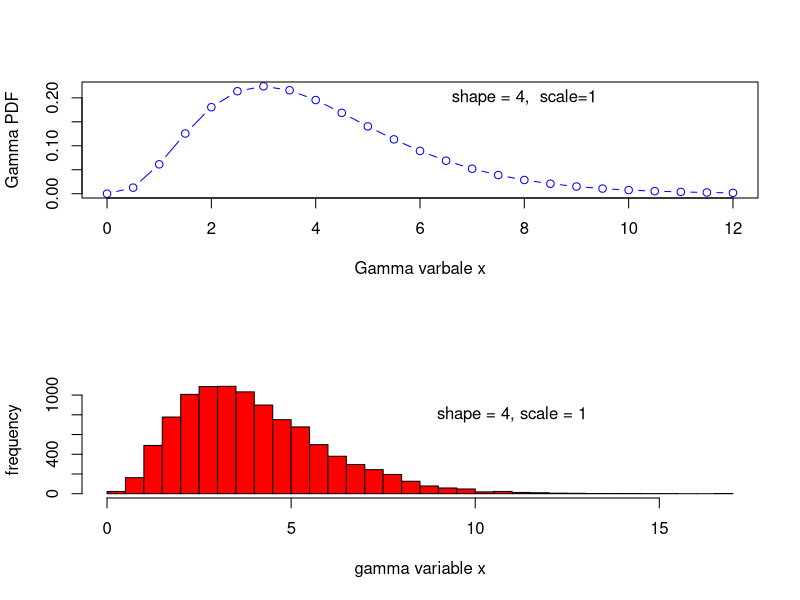

Generate this figure with R:
##### Using R library functions for Gamma distribution
## Probability density for a given x, from a distribution with shape and scale values:
prob_dens = dgamma(x=6, shape=4, scale=1)
prob_dens = format(prob_dens, digits=4)
print(paste("Gamma probability density for x=6, scale=4, shape=1 is = ", prob_dens))

## Cumulative probability upto x=6 for a gamma pdf with the given scale and shape values.
cum_prob = pgamma(q=6, shape=4, scale=1)  ## function uses 'q' for x value
cum_prob = format(cum_prob, digits=4)
print(paste("gamma cumulative probability upto x=6 for scale=4, shape=1 is  =  ", cum_prob))

## The value of variable x upto which the cumulative probability is p, for a 
## gamma distribution with given shape and scale parameters
x = qgamma(p = 0.85, shape=4, scale=1)
x = format(x, digits=4)
print(paste("varable x at which cumulative probability is 0.85 is  =  ", x))

## Generate 5 random deviates from a gamma distribution with parameters shape=4, scale=1
print(rgamma(n=6, shape=4, scale=1))


## we will draw 2 graphs on the same plot

par(mfrow=c(2,1))

## Drawing a gamma distribution pdf in x = 0 to 12, with scale=1, shape=4
x = seq(0,12, 0.5)
gamma_pdf = dgamma(x, shape=4, scale=1)
plot(x, gamma_pdf, col="blue", type="b", xlab="Gamma varbale x", ylab="Gamma PDF")
text(8.0, 0.2, "shape = 4,  scale=1")

## Plotting the frequency histogram of gamma random deviate for shape=4, scale=1
hist(rgamma(n=10000, shape=4, scale=1), breaks=30, col="red", xlab="gamma variable x", ylab="frequency",
     main = " ")
text(11, 800, "shape = 4, scale = 1")
